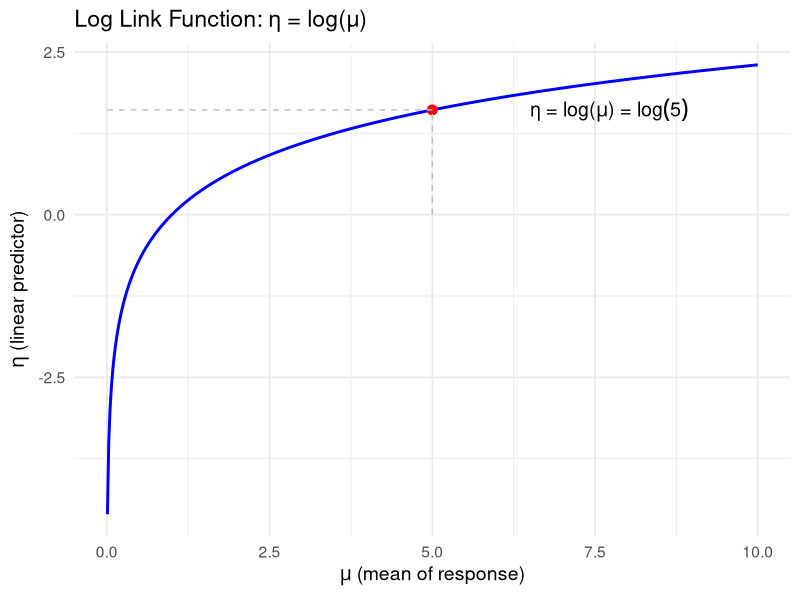
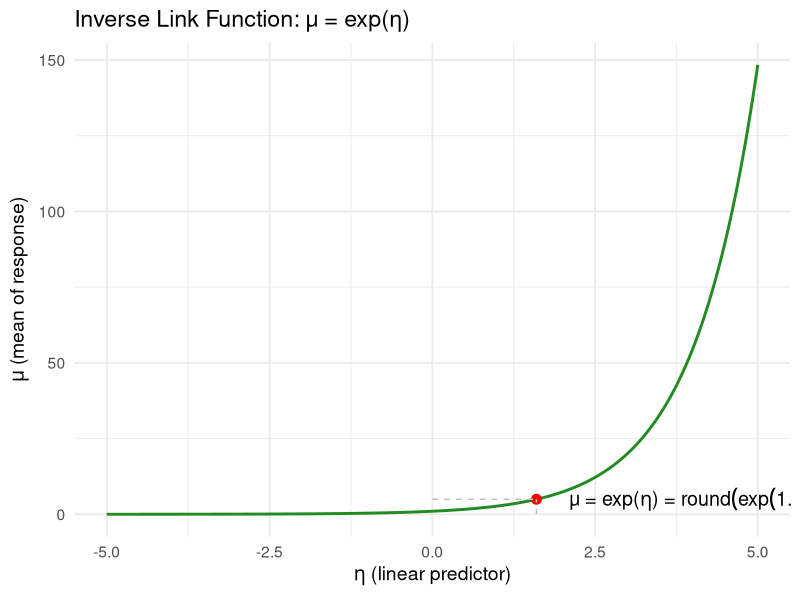
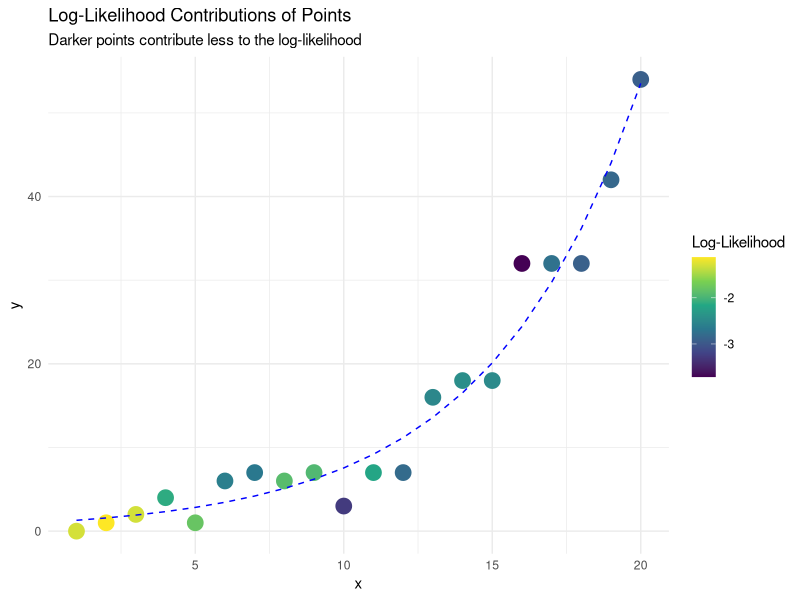
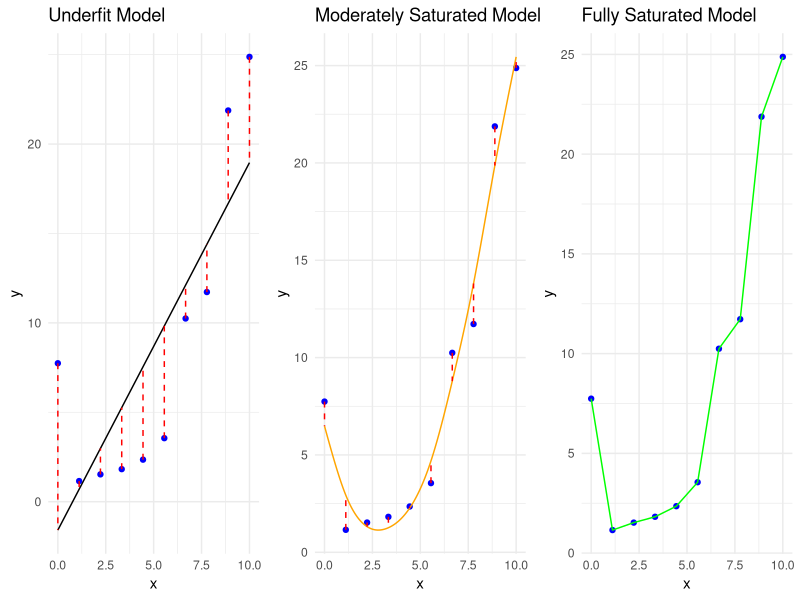

Source code (R) for these figures, in order:
## ---- chunk 1
knitr::opts_chunk$set(warning = FALSE, message = FALSE)
## ---- chunk 2
library(tidyverse)
 
 # Plot 1: Log Link Function η = log(μ)
mu <- seq(0.01, 10, length.out = 500)
eta_from_mu <- log(mu)
df1 <- data.frame(mu = mu, eta = eta_from_mu)

# Add a point to highlight transformation
highlight1 <- data.frame(mu = 5, eta = log(5))

ggplot(df1, aes(x = mu, y = eta)) +
  geom_line(color = "blue", linewidth = 1) +
  geom_point(data = highlight1, aes(x = mu, y = eta), color = "red", size = 3) +
  geom_segment(
    data = highlight1,
    aes(x = mu, xend = mu, y = 0, yend = eta),
    linetype = "dashed", color = "gray"
  ) +
  geom_segment(
    data = highlight1,
    aes(x = 0, xend = mu, y = eta, yend = eta),
    linetype = "dashed", color = "gray"
  ) +
  geom_text(
    data = highlight1,
    aes(x = mu + 1.5, y = eta),
    label = expression(paste("η = log(", mu, ") = ", log(5))),
    hjust = 0, size = 5
  ) +
  labs(
    title = "Log Link Function: η = log(μ)",
    x = expression(mu ~ "(mean of response)"),
    y = expression(eta ~ "(linear predictor)")
  ) +
  theme_minimal(base_size = 14)
## ---- chunk 3
# Plot 2: Inverse link function (exp)
eta <- seq(-5, 5, length.out = 500)
mu_from_eta <- exp(eta)
df2 <- data.frame(eta = eta, mu = mu_from_eta)

# Highlight a point
highlight2 <- data.frame(eta = 1.6, mu = exp(1.6))

ggplot(df2, aes(x = eta, y = mu)) +
  geom_line(color = "forestgreen", linewidth = 1) +
  geom_point(data = highlight2, aes(x = eta, y = mu), color = "red", size = 3) +
  geom_segment(
    data = highlight2,
    aes(x = eta, xend = eta, y = 0, yend = mu),
    linetype = "dashed", color = "gray"
  ) +
  geom_segment(
    data = highlight2,
    aes(x = 0, xend = eta, y = mu, yend = mu),
    linetype = "dashed", color = "gray"
  ) +
  geom_text(
    data = highlight2,
    aes(x = eta + 0.5, y = mu),
    label = expression(paste("μ = exp(", eta, ") = ", round(exp(1.6), 1))),
    hjust = 0, size = 5
  ) +
  labs(
    title = "Inverse Link Function: μ = exp(η)",
    x = expression(eta ~ "(linear predictor)"),
    y = expression(mu ~ "(mean of response)")
  ) +
  theme_minimal(base_size = 14)
## ---- chunk 4

set.seed(1)
x <- 1:20
y <- rpois(20, lambda = exp(0.2 * x))
model <- glm(y ~ x, family = poisson())
pred <- predict(model, type = "response")
log_lik <- dpois(y, lambda = pred, log = TRUE)

df <- data.frame(x, y, pred, log_lik)

ggplot(df, aes(x, y)) +
  geom_point(aes(color = log_lik), size = 5) +
  geom_line(aes(y = pred), color = "blue", linetype = "dashed") +
  scale_color_viridis_c(option = "virdis") +
  labs(title = "Log-Likelihood Contributions of Points",
       subtitle = "Darker points contribute less to the log-likelihood",
       color = "Log-Likelihood") +
  theme_minimal()
 
## ---- chunk 5
library(ggplot2)
library(gridExtra)
library(splines)

# Simulate more nonlinear data
set.seed(42)
x <- seq(0, 10, length.out = 10)
y <- 0.5 * x^2 - 3 * x + 5 + rnorm(10, mean = 0, sd = 2)
df <- data.frame(x = x, y = y)

# 1. Underfit model: simple linear regression
model_lm <- lm(y ~ x, data = df)
df$y_lm <- predict(model_lm)

# 2. Moderately saturated: smooth spline with lower spar (more flexible)
spline_fit <- smooth.spline(df$x, df$y, spar = 0.4)  # lower spar for more "wiggle"
x_dense <- seq(min(x), max(x), length.out = 200)
spline_pred <- predict(spline_fit, x_dense)
df_spline <- data.frame(x = spline_pred$x, y = spline_pred$y)

# 3. Fully saturated: perfect interpolation
df$y_sat <- df$y  # fitted values equal observed values

# Plot 1: Underfit (Linear Regression)
p1 <- ggplot(df, aes(x, y)) +
  geom_point(color = "blue") +
  geom_line(aes(y = y_lm), color = "black") +
  geom_segment(aes(xend = x, yend = y_lm), color = "red", linetype = "dashed") +
  ggtitle("Underfit Model") +
  theme_minimal()

# Plot 2: Moderately Saturated (Spline Fit)
p2 <- ggplot(df, aes(x, y)) +
  geom_point(color = "blue") +
  geom_line(data = df_spline, aes(x = x, y = y), color = "orange") +
  geom_segment(aes(xend = x, yend = predict(spline_fit, x)$y), color = "red", linetype = "dashed") +
  ggtitle("Moderately Saturated Model") +
  theme_minimal()

# Plot 3: Fully Saturated (Perfect Fit)
p3 <- ggplot(df, aes(x, y)) +
  geom_point(color = "blue") +
  geom_line(aes(y = y_sat), color = "green") +
  ggtitle("Fully Saturated Model") +
  theme_minimal()

# Combine the three plots
grid.arrange(p1, p2, p3, nrow = 1)


